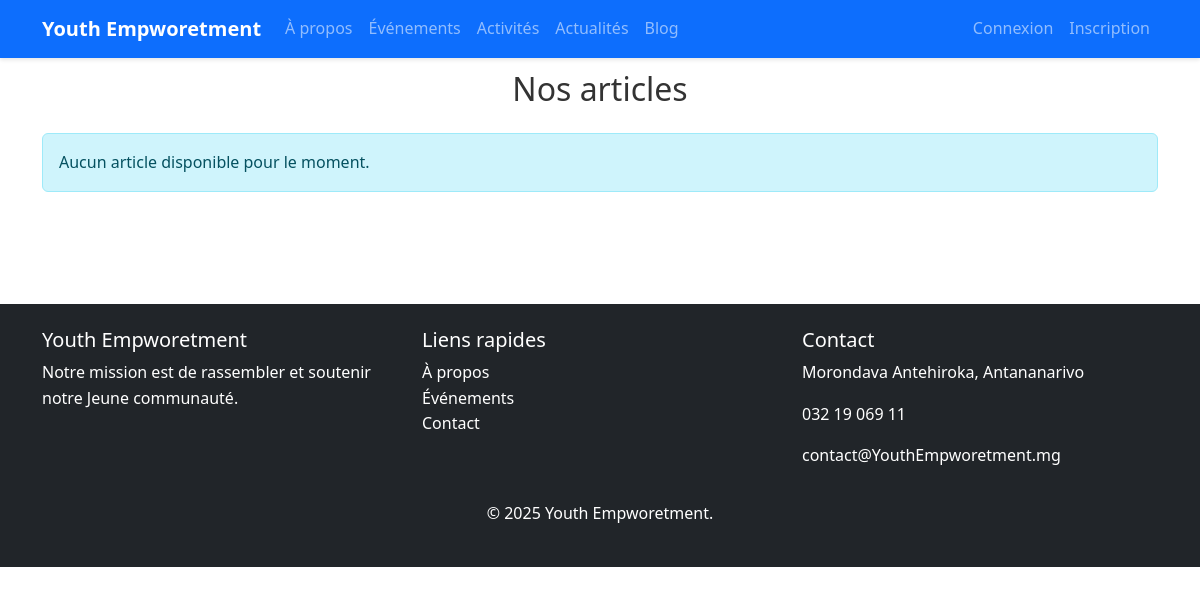
/Blog, run on an earlier commit of the app's database.
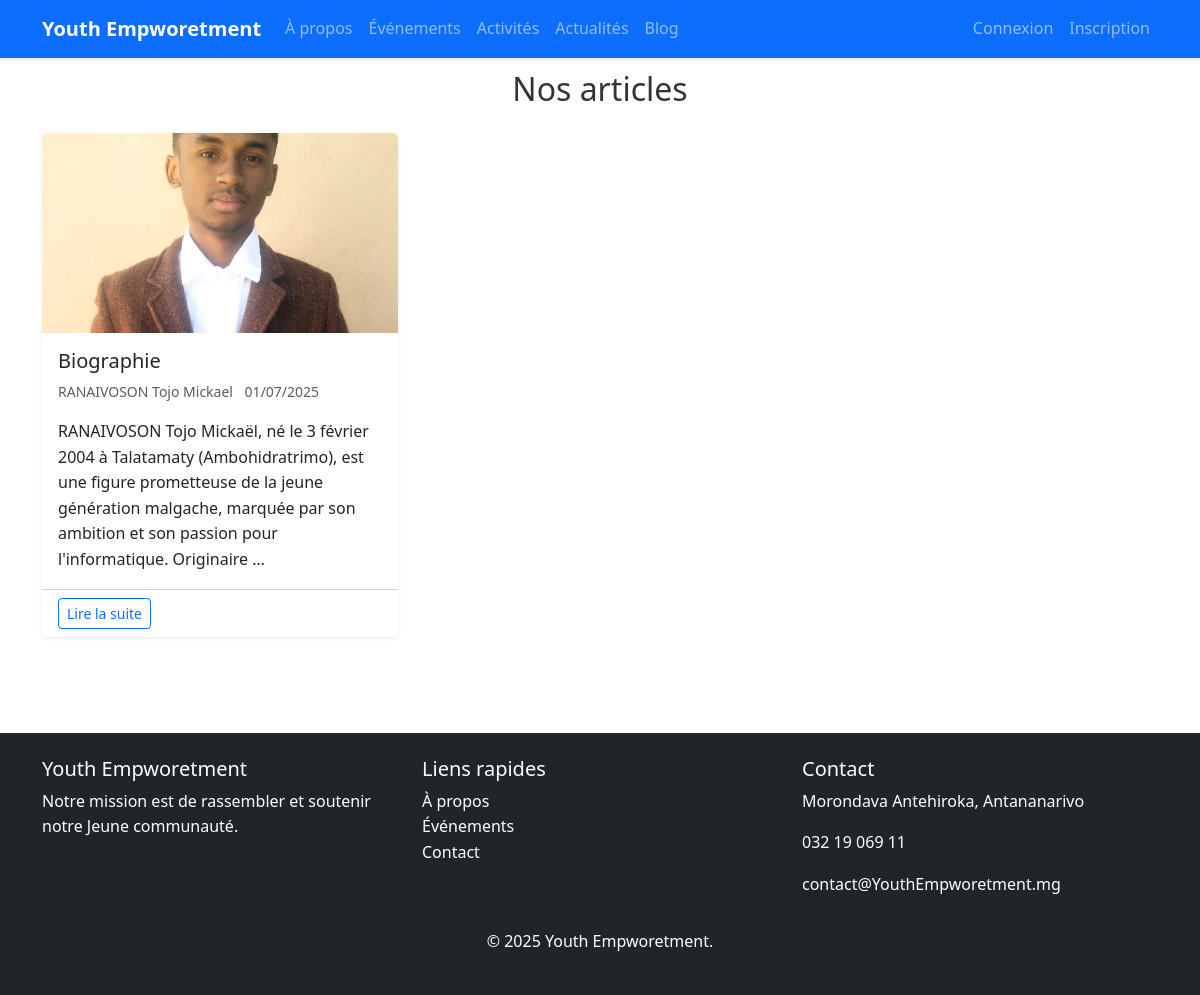
And on a later commit of the database.
### AppBlog/models.py (models this page shows, shortened)
class ArticleBlog(models.Model):
    auteur = models.ForeignKey(Utilisateur,on_delete=models.CASCADE)
    titre = models.CharField(max_length=100)
    contenue = models.TextField()
    image = models.ImageField(upload_to="static/images/blog/")
    date_publication = models.DateTimeField(auto_now_add=True)
    publie = models.BooleanField(default=False,verbose_name="publié")
    class Meta:
        verbose_name = "Article de blog"
        verbose_name_plural = "Articles de blog"
        ordering = ['-date_publication']

### AppMembre/models.py (models this page shows, shortened)
class Utilisateur(models.Model):
    nom = models.CharField(max_length=20)
    prenom = models.CharField(max_length=50)
    date_naissance = models.DateField()
    telephone = models.CharField(max_length=20)
    adresse = models.CharField(max_length=50,blank=True, null=True)
    photo = models.ImageField(upload_to='static/images/membres/')
    email = models.EmailField()
    mot_de_passe = models.TextField()
    date_inscription = models.DateField(auto_now_add=True)
    role = models.CharField(max_length=50)
    USERNAME_FIELD = 'email'
    REQUIRED_FIELD =['username']
    class Meta:
        verbose_name = "Utilisateur"
        verbose_name_plural = "Utilisateurs"

### AppBlog/views.py (the view)
# urls.py: path('Blog',listeArticle,name='listeArticle'),
def listeArticle(request):
    articles = ArticleBlog.objects.filter(publie=True).order_by('-date_publication')
    return render(request,'Blog.html',{'articles':articles})

### templates/Blog.html (shortened to what this page needs)
{% extends 'layouts/master.html' %}
{% load static %}
{% block content %}
<div class="container py-5">
        <h2 class="mb-4 text-center marg">Nos articles</h2>
    <div class="row g-4">
        {% for article in articles %}
        <div class="col-md-6 col-lg-4">
            <div class="card h-100 shadow-sm">
                {% if article.image %}
                <img src="{{ article.image.url }}" class="card-img-top" alt="{{ article.titre }}" style="height: 200px; object-fit: cover;">
                {% endif %}
                <div class="card-body">
                    <h2 class="h5 card-title">{{ article.titre }}</h2>
                    <p class="card-text text-muted small">
                         {{ article.auteur.nom }}  {{article.auteur.prenom}}
                         {{ article.date_publication|date:"d/m/Y" }}
                    </p>
                    <p class="card-text">{{ article.contenue|truncatewords:30 }}</p>
                </div>
                <div class="card-footer bg-white">
                    <a href="{% url 'detail_article' article.id %}" class="btn btn-sm btn-outline-primary">
                        Lire la suite
                    </a>
                </div>
            </div>
        </div>
        {% empty %}
        <div class="col-12">
            <div class="alert alert-info">Aucun article disponible pour le moment.</div>
        </div>
        {% endfor %}
    </div>
</div>
{% endblock %}

What changed in the data, as far as the page shows it:
added ArticleBlog: titre "Biographie", auteur.nom "RANAIVOSON", auteur.prenom "Tojo Mickael", date_publication "01/07/2025", contenue "RANAIVOSON Tojo Mickaël, né le 3 février 2004 à Talatamaty (Ambohidratrimo), est une figure prometteuse de la jeune génération malgache, marquée par son ambition et son passion pour l'informatique. Originaire …"
Also different on the page:
text no longer shown: "Aucun article disponible pour le moment."
